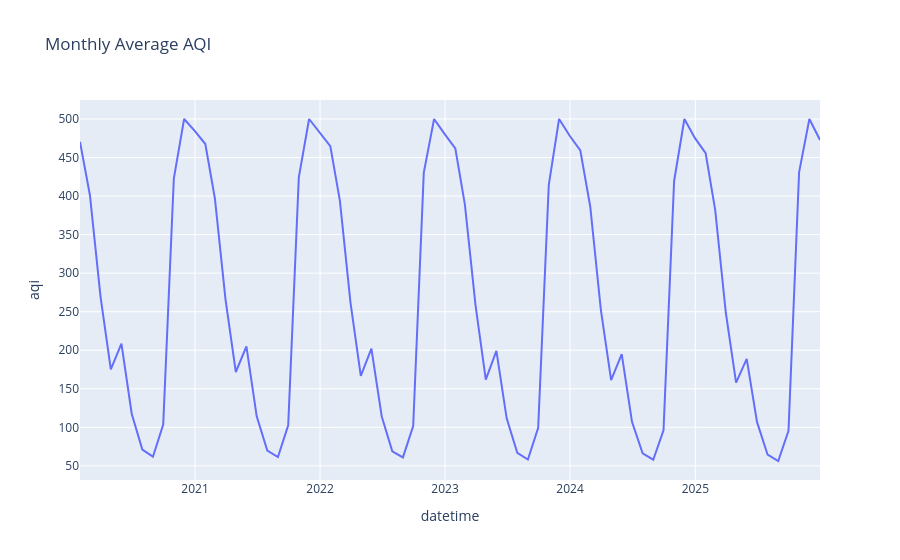

Here is the notebook cell this chart was saved with:
### Code cell
df['datetime'] = pd.to_datetime(df['datetime'])

monthly = (
    df.resample(
        'ME',
        on='datetime'
    )['aqi']
    .mean()
    .reset_index()
)
fig = px.line(

monthly,

x='datetime',

y='aqi',

title='Monthly Average AQI'

)

fig.show()
